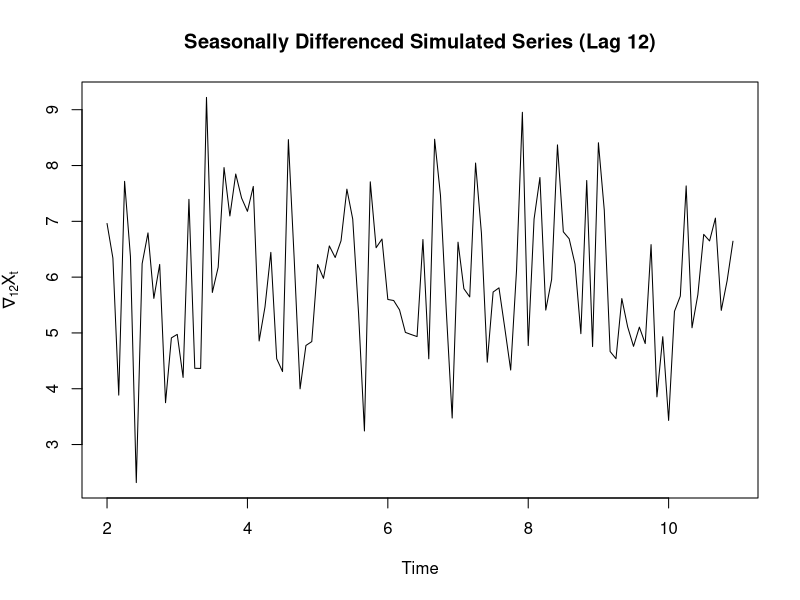

The R source for this figure:
# Define time index (e.g., 10 years of monthly data)
t <- 1:120

# Parameters
a <- 5
b <- 0.5
S <- rep(c(2, -1, 3, 0, -2, 1, 4, -3, 0, 1, -2, -3), 10) # Seasonal pattern (period 12)
set.seed(123)
epsilon <- rnorm(120, mean = 0, sd = 1) # Random stationary noise

# Simulate additive model X_t = a + b*t + S_t + epsilon_t
X <- ts(a + b * t + S + epsilon, frequency = 12)

# Now diff() will execute flawlessly
diff_X <- diff(X, lag = 12)

# Check the plot
plot(diff_X, main = "Seasonally Differenced Simulated Series (Lag 12)",
     ylab = expression(nabla[12] * X[t]))
